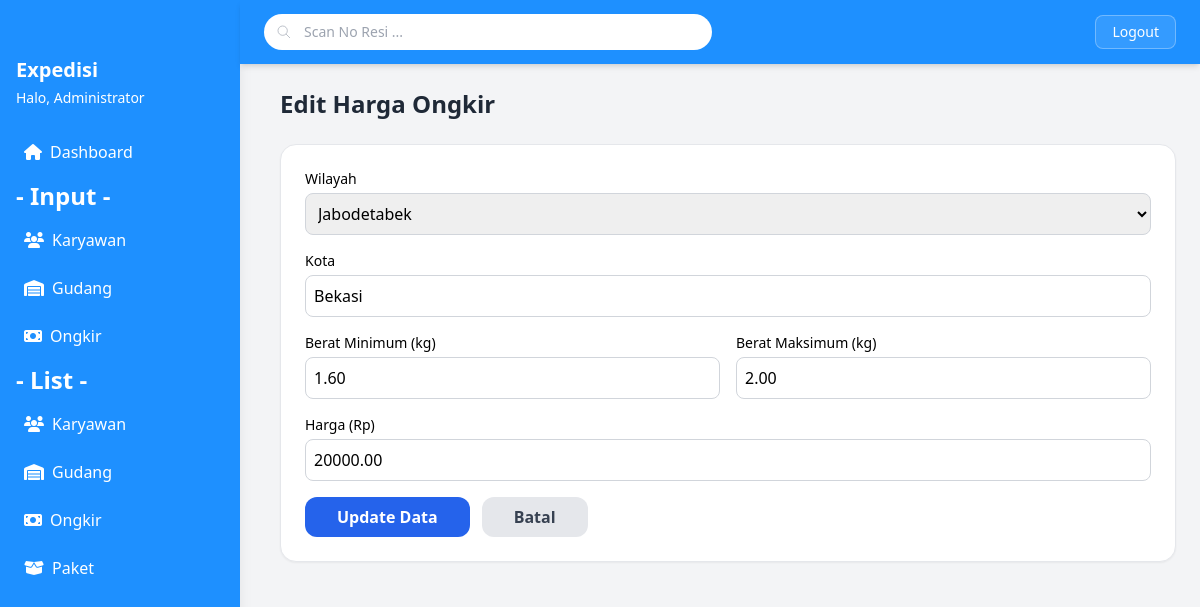
Screenshot of /pages/admin/ongkir.php?edit=17 (signed in) with the database file from the repository.
### tables this page shows
CREATE TABLE `harga_pengiriman` (
  `id` int(11) NOT NULL,
  `wilayah` varchar(100) NOT NULL,
  `kota` varchar(100) NOT NULL,
  `berat_min` decimal(10,2) NOT NULL,
  `berat_max` decimal(10,2) NOT NULL,
  `harga` decimal(15,2) NOT NULL,
  `created_at` datetime DEFAULT current_timestamp()
);

### pages/admin/ongkir.php (the view, shortened to what this page needs)
<?php
require_once __DIR__ . '/../../config/koneksi.php';
$edit      = false;
$wilayah   = '';
$kota      = '';
$berat_min = '';
$berat_max = '';
$harga     = '';
if (isset($_GET['edit'])) {
    $id = (int)$_GET['edit'];
    $edit = true;
    $stmt = $conn->prepare("SELECT * FROM harga_pengiriman WHERE id = ?");
    $stmt->bind_param("i", $id);
    $stmt->execute();
    $result = $stmt->get_result();
    if ($result->num_rows > 0) {
        $data = $result->fetch_assoc();
        $wilayah   = $data['wilayah'];
        $kota      = $data['kota'];
        $berat_min = $data['berat_min'];
        $berat_max = $data['berat_max'];
        $harga     = $data['harga'];
    }
}
?>
<?php include '../common/header.php'; ?>
<?php include '../common/sidebar.php'; ?>
<?php include '../common/navbar.php'; ?>
<main class="ml-64 pt-16 min-h-screen bg-gray-100">
    <div class="p-6">
        <h1 class="text-2xl font-bold mb-6 text-gray-800">
            <?= $edit ? 'Edit Harga Ongkir' : 'Input Harga Ongkir' ?>
        </h1>
        <div class="bg-white p-6 rounded-2xl shadow-sm border border-gray-200">
            <form method="POST">
                <div class="mb-4">
                    <label class="block text-sm font-medium mb-1">Wilayah</label>
                    <select name="wilayah" class="border border-gray-300 rounded-lg p-2 w-full" required>
                        <option value="jabodetabek" <?= $wilayah == 'jabodetabek' ? 'selected' : '' ?>>Jabodetabek</option>
                    </select>
                </div>
                <div class="mb-4">
                    <label class="block text-sm font-medium mb-1">Kota</label>
                    <input type="text" name="kota" placeholder="Contoh: Jakarta Selatan"
                           class="border border-gray-300 rounded-lg p-2 w-full"
                           value="<?= htmlspecialchars($kota) ?>" required>
                </div>
                <div class="grid grid-cols-2 gap-4 mb-4">
                    <div>
                        <label class="block text-sm font-medium mb-1">Berat Minimum (kg)</label>
                        <input type="number" name="berat_min" step="0.01"
                               class="border border-gray-300 rounded-lg p-2 w-full"
                               value="<?= $berat_min ?>" required>
                    </div>
                    <div>
                        <label class="block text-sm font-medium mb-1">Berat Maksimum (kg)</label>
                        <input type="number" name="berat_max" step="0.01"
                               class="border border-gray-300 rounded-lg p-2 w-full"
                               placeholder="Kosongkan jika tidak ada batas"
                               value="<?= $berat_max ?>">
                    </div>
                </div>
                <div class="mb-4">
                    <label class="block text-sm font-medium mb-1">Harga (Rp)</label>
                    <input type="number" name="harga" step="1"
                           class="border border-gray-300 rounded-lg p-2 w-full"
                           value="<?= $harga ?>" required>
                </div>
                <div class="flex items-center gap-3">
                    <button type="submit" name="simpan"
                            class="bg-blue-600 text-white px-8 py-2 rounded-xl hover:bg-blue-700 transition font-semibold">
                        <?= $edit ? 'Update Data' : 'Simpan Data' ?>
                    </button>
                    <a href="ongkir.php" class="bg-gray-200 text-gray-700 px-8 py-2 rounded-xl hover:bg-gray-300 transition font-semibold">
                        Batal
                    </a>
                </div>
            </form>
        </div>
    </div>
</main>

### rows the page displays
harga_pengiriman: wilayah "Jabodetabek", kota "Bekasi", berat_min "1.60", berat_max "2.00", harga "20000.00"

### other values shown
$nama "Administrator"
